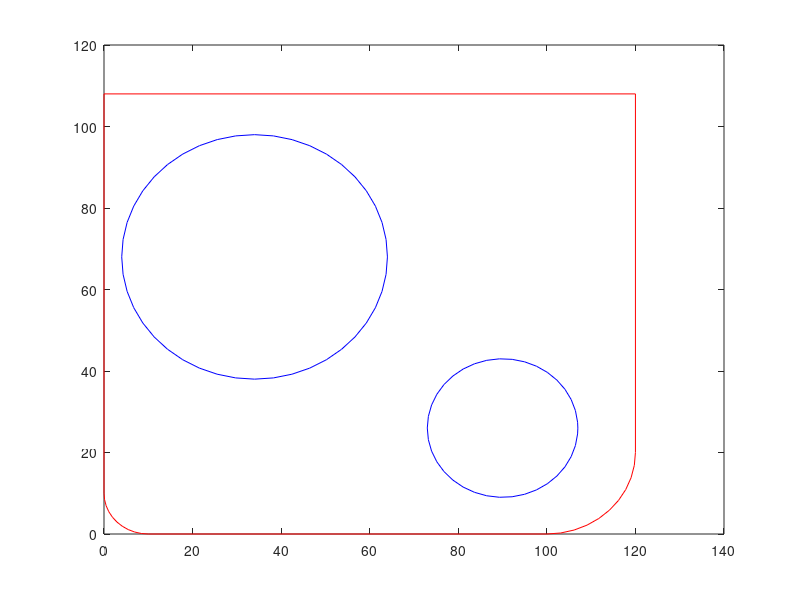
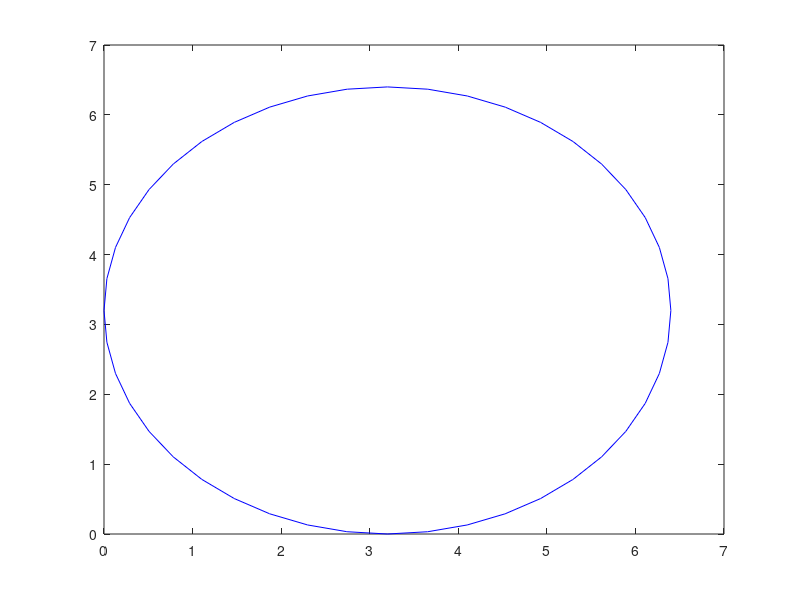

The MATLAB script that drew these images, in order: (Note: this script raises an error after producing the figures.)
%% Pieza
% Ir a C:\Users\ASUS\Desktop\Maestria\ContornosPar
%close all
clc
load('Contour.mat')
Centrado=0;
Exacto=0;
Diametro=0.4;
Gyro=0;

Ext=[Externo(:,1:2);Externo(1,1:2)];
%Ext=[InternoA(:,1:2);InternoA(1,1:2)];
Exti=Ext;
%Centrar Pieza
Centro=max(Ext)/2;

Referencia=min(Ext);
Ext=Ext-Centro;
IntA=[InternoA(:,1:2);InternoA(1,1:2)]-Centro;
IntB=[InternoB(:,1:2);InternoB(1,1:2)]-Centro;
Ext=[cos(Gyro) -sin(Gyro);sin(Gyro) cos(Gyro)]*Ext(:,1:2)';
if Centrado == 1
    Tr=0;
else
    Tr=min(Ext');
end
Ext=Ext'-Tr;
IntA=[cos(Gyro) -sin(Gyro);sin(Gyro) cos(Gyro)]*IntA(:,1:2)';
IntA=IntA'-Tr;
IntB=[cos(Gyro) -sin(Gyro);sin(Gyro) cos(Gyro)]*IntB(:,1:2)';
IntB=IntB'-Tr;
figure
plot(Ext(:,1), Ext(:,2),'r')
hold on
plot(IntA(:,1), IntA(:,2),'b')
hold on
plot(IntB(:,1), IntB(:,2),'b')
%% Ciclo de contornos
Espacio = 0.01;
Spe = 0.4;
Xentrada=(IntA(:,1)-4)*6.4/60;
Yentrada=(IntA(:,2)-38)*6.4/60;
newflag=1;
clear Xtotal
clear Ytotal
figure;
plot(Xentrada, Yentrada, 'b');
Xtotal=[];
Ytotal=[];
hold on;
for i=1:8
    [Xsamp,Ysamp]=resampleborder(Xentrada,Yentrada,Espacio);
    [x_inner, y_inner, x_outer, y_outer, R, unv, concavity, overlap]=parallel_curvepamejor(Xsamp, Ysamp, Spe/(newflag+1), 0, 0,newflag);
    Xentrada=x_inner(1,:);
    Yentrada=y_inner(1,:);
    Xtotal(:,i)=NaN;
    Ytotal(:,i)=NaN;
    Xtotal(1:length(Xentrada),i)=Xentrada';
    Ytotal(1:length(Yentrada),i)=Yentrada';
    if i==1
        Tab=length(Xentrada);
    end
    newflag=0;
end
Xtotal=Xtotal(1:Tab,:);
Ytotal=Ytotal(1:Tab,:);
plot(Xtotal,Ytotal)
%% Ciclo de contornos
Espacio = 0.01;
Spe = 0.4;
IntA=[[0 6.4 6.4 0 0]' [0 0 6.4 6.4 0]']
Xentrada=(IntA(:,1));
Yentrada=(IntA(:,2));
newflag=1;
clear Xtotal
clear Ytotal
figure;
plot(Xentrada, Yentrada, 'b');
Xtotal=[];
Ytotal=[];
hold on;
for i=1:8
    [Xsamp,Ysamp]=resampleborder(Xentrada,Yentrada,Espacio);
    [x_inner, y_inner, x_outer, y_outer, R, unv, concavity, overlap]=parallel_curvepamejor(Xsamp, Ysamp, Spe/(newflag+1), 0, 0,newflag);
    Xentrada=x_inner(1,:);
    Yentrada=y_inner(1,:);
    Xtotal(:,i)=NaN;
    Ytotal(:,i)=NaN;
    Xtotal(1:length(Xentrada),i)=Xentrada';
    Ytotal(1:length(Yentrada),i)=Yentrada';
    if i==1
        Tab=length(Xentrada);
    end
    newflag=0;
end
Xtotal=Xtotal(1:Tab,:);
Ytotal=Ytotal(1:Tab,:);
plot(Xtotal,Ytotal)
%% Prueba contornos
Espacio = 0.01;
Spe = 0.4;
XentradaA=(IntA(:,1)-4)*6.4/60+3.2;
YentradaA=(IntA(:,2)-38)*6.4/60+3.2;
Xentrada=[1 1 -1 -1 1]'*3.2*2+3.2*2;
Yentrada=[1 -1 -1 1 1]'*3.2*2+3.2*2;
newflag=1;
clear Xtotal
clear Ytotal
clear XtotalA
clear YtotalA
clear XtotalB
clear YtotalB
figure;
plot(Xentrada, Yentrada, 'b');
hold on;
plot(XentradaA, YentradaA, 'g');
Xtotal=[];
Ytotal=[];
XtotalQ=[];
YtotalQ=[];
XtotalW=[];
YtotalW=[];
XtotalE=[];
YtotalE=[];
XtotalA=[];
YtotalA=[];
XtotalB=[];
YtotalB=[];
hold on;
Die=0;
KL=true;
for i=1:4
%for i=1:5
    [Xsamp,Ysamp]=resampleborder(Xentrada,Yentrada,Espacio);
    [x_inner, y_inner, x_outer, y_outer, R, unv, concavity, overlap]=parallel_curvepamejor(Xsamp, Ysamp, Spe/(newflag+1), 0, 0,newflag);
    if Die == 0
    [XsampA,YsampA]=resampleborder(XentradaA,YentradaA,Espacio);
    [x_innerA, y_innerA, x_outerA, y_outerA, R, unv, concavity, overlap]=parallel_curvepamejor(XsampA, YsampA, Spe/(newflag+1), 0, 0,newflag);
    [Boolt,x_innerOut,y_innerOut,x_outerAOut,y_outerAOut]=combinecurves(x_inner(1,:),y_inner(1,:),x_outerA(1,:),y_outerA(1,:),1);
    end
    if Boolt==1
        x_inner=x_innerOut;
        y_inner=y_innerOut;
        x_outerA=[];
        y_outerA=[];
        Die=1;
        Boolt=0;
    end
    Xentrada=x_inner(1,:);
    Yentrada=y_inner(1,:);
    if Die == 0
    XentradaA=x_outerA(1,:);
    YentradaA=y_outerA(1,:);
    TaA=size(XtotalA);
    SaA=length(XentradaA);
    if SaA(1)>TaA
    XtotalA(TaA+1:SaA,1:i)=NaN;
    YtotalA(TaA+1:SaA,1:i)=NaN;
    else
    XtotalA(:,i)=NaN;
    YtotalA(:,i)=NaN;
    end
    XtotalA(1:length(XentradaA),i)=XentradaA';
    YtotalA(1:length(YentradaA),i)=YentradaA';
    TaB=size(XtotalB);
    SaB=length(Xentrada);
    if SaB(1)>TaB
    XtotalB(TaB+1:SaB,1:i)=NaN;
    YtotalB(TaB+1:SaB,1:i)=NaN;
    else
    XtotalB(:,i)=NaN;
    YtotalB(:,i)=NaN;
    end
    XtotalB(1:length(Xentrada),i)=Xentrada';
    YtotalB(1:length(Yentrada),i)=Yentrada';
    else
    if KL
        pon=i-1;
        KL=false;
    end
    Ta=size(Xtotal);
    Sa=length(Xentrada);
    if Sa(1)>Ta
    Xtotal(Ta+1:Sa,1:i-pon)=NaN;
    Ytotal(Ta+1:Sa,1:i-pon)=NaN;
    else
    Xtotal(:,i-pon)=NaN;
    Ytotal(:,i-pon)=NaN;
    end
    Xtotal(1:length(Xentrada),i-pon)=Xentrada';
    Ytotal(1:length(Yentrada),i-pon)=Yentrada';
    end
    %if i==1
    %    Tab=length(Xentrada);
    %end
    newflag=0;
    pause(0.01)
    disp(i)
end

    [Xsamp,Ysamp]=resampleborder(Xentrada,Yentrada,Espacio);
    [x_inner, y_inner, x_outer, y_outer, R, unv, concavity, overlap]=parallel_curvepamejor(Xsamp, Ysamp, Spe/(newflag+1), 0, 0,newflag);
    [XsampA,YsampA]=resampleborder(XentradaA,YentradaA,Espacio);
    [x_innerA, y_innerA, x_outerA, y_outerA, R, unv, concavity, overlap]=parallel_curvepamejor(XsampA, YsampA, Spe/(newflag+1), 0, 0,newflag);
    [Boolt,x_innerOutA,y_innerOutA,x_outerAOut,y_outerAOut]=combinecurves(x_inner(1,:),y_inner(1,:),x_outerA(1,:),y_outerA(1,:),2);
    [Boolt,x_innerOutB,y_innerOutB,x_outerAOut,y_outerAOut]=combinecurves(x_inner(1,:),y_inner(1,:),x_outerA(1,:),y_outerA(1,:),4);
    [Boolt,x_innerOutC,y_innerOutC,x_outerAOut,y_outerAOut]=combinecurves([x_inner(1,2:end-1) x_inner(1,1:2)],[y_inner(1,2:end-1) y_inner(1,1:2)],[x_outerA(1,7:end-1) x_outerA(1,1:7)],[y_outerA(1,7:end-1) y_outerA(1,1:7)],6);
    [Boolt,x_innerOutD,y_innerOutD,x_outerAOut,y_outerAOut]=combinecurves(x_inner(1,:),y_inner(1,:),[x_outerA(1,500:end-1) x_outerA(1,1:500)],[y_outerA(1,500:end-1) y_outerA(1,1:500)],6);
    %[Boolt,x_innerOutA,y_innerOutA,x_outerAOut,y_outerAOut]=combinecurves([x_inner(1,2:end-1) x_inner(1,1:2)],[y_inner(1,2:end-1) y_inner(1,1:2)],[x_outerA(1,7:end-1) x_outerA(1,1:7)],[y_outerA(1,7:end-1) y_outerA(1,1:7)],6);
    %[Boolt,x_innerOutA,y_innerOutA,x_outerAOut,y_outerAOut]=combinecurves(x_inner(1,:),y_inner(1,:),[x_outerA(1,500:end-1) x_outerA(1,1:500)],[y_outerA(1,500:end-1) y_outerA(1,1:500)],6);

        x_inner=x_innerOutB;
        y_inner=y_innerOutB;

    Xentrada=x_inner(1,:);
    Yentrada=y_inner(1,:);
    if KL
        pon=i-1;
        KL=false;
    end
    Ta=size(XtotalQ);
    Sa=length(Xentrada);
    if Sa(1)>Ta
    XtotalQ(Ta+1:Sa,1:i-pon)=NaN;
    YtotalQ(Ta+1:Sa,1:i-pon)=NaN;
    else
    XtotalQ(:,i-pon)=NaN;
    YtotalQ(:,i-pon)=NaN;
    end
    XtotalQ(1:length(Xentrada),i-pon)=Xentrada';
    YtotalQ(1:length(Yentrada),i-pon)=Yentrada';
    
    XentradaQ=Xentrada;
    YentradaQ=Yentrada;
    
        x_inner=x_innerOutC;
        y_inner=y_innerOutC;

    Xentrada=x_inner(1,:);
    Yentrada=y_inner(1,:);
    if KL
        pon=i-1;
        KL=false;
    end
    Ta=size(XtotalW);
    Sa=length(Xentrada);
    if Sa(1)>Ta
    XtotalW(Ta+1:Sa,1:i-pon)=NaN;
    YtotalW(Ta+1:Sa,1:i-pon)=NaN;
    else
    XtotalW(:,i-pon)=NaN;
    YtotalW(:,i-pon)=NaN;
    end
    XtotalW(1:length(Xentrada),i-pon)=Xentrada';
    YtotalW(1:length(Yentrada),i-pon)=Yentrada';
    
    XentradaW=Xentrada;
    YentradaW=Yentrada;
    
        x_inner=x_innerOutD;
        y_inner=y_innerOutD;

    Xentrada=x_inner(1,:);
    Yentrada=y_inner(1,:);
    if KL
        pon=i-1;
        KL=false;
    end
    Ta=size(XtotalE);
    Sa=length(Xentrada);
    if Sa(1)>Ta
    XtotalE(Ta+1:Sa,1:i-pon)=NaN;
    YtotalE(Ta+1:Sa,1:i-pon)=NaN;
    else
    XtotalE(:,i-pon)=NaN;
    YtotalE(:,i-pon)=NaN;
    end
    XtotalE(1:length(Xentrada),i-pon)=Xentrada';
    YtotalE(1:length(Yentrada),i-pon)=Yentrada';
    
    XentradaE=Xentrada;
    YentradaE=Yentrada;
    
        x_inner=x_innerOutA;
        y_inner=y_innerOutA;

    Xentrada=x_inner(1,:);
    Yentrada=y_inner(1,:);
    if KL
        pon=i-1;
        KL=false;
    end
    Ta=size(Xtotal);
    Sa=length(Xentrada);
    if Sa(1)>Ta
    Xtotal(Ta+1:Sa,1:i-pon)=NaN;
    Ytotal(Ta+1:Sa,1:i-pon)=NaN;
    else
    Xtotal(:,i-pon)=NaN;
    Ytotal(:,i-pon)=NaN;
    end
    Xtotal(1:length(Xentrada),i-pon)=Xentrada';
    Ytotal(1:length(Yentrada),i-pon)=Yentrada';
    
    i=i+1;
    
    [Xsamp,Ysamp]=resampleborder(Xentrada,Yentrada,Espacio);
    [x_inner, y_inner, x_outer, y_outer, R, unv, concavity, overlap]=parallel_curvepamejor(Xsamp, Ysamp, Spe/(newflag+1), 0, 0,newflag);

    Xentrada=x_inner(3,:);
    Yentrada=y_inner(3,:);
    if KL
        pon=i-1;
        KL=false;
    end
    Ta=size(Xtotal);
    Sa=length(Xentrada);
    if Sa(1)>Ta
    Xtotal(Ta+1:Sa,1:i-pon)=NaN;
    Ytotal(Ta+1:Sa,1:i-pon)=NaN;
    else
    Xtotal(:,i-pon)=NaN;
    Ytotal(:,i-pon)=NaN;
    end
    Xtotal(1:length(Xentrada),i-pon)=Xentrada';
    Ytotal(1:length(Yentrada),i-pon)=Yentrada';
    
    
    
    [Xsamp,Ysamp]=resampleborder(XentradaQ,YentradaQ,Espacio);
    [x_inner, y_inner, x_outer, y_outer, R, unv, concavity, overlap]=parallel_curvepamejor(Xsamp, Ysamp, Spe/(newflag+1), 0, 0,newflag);

    Xentrada=x_inner(3,:);
    Yentrada=y_inner(3,:);
    if KL
        pon=i-1;
        KL=false;
    end
    Ta=size(XtotalQ);
    Sa=length(Xentrada);
    if Sa(1)>Ta
    XtotalQ(Ta+1:Sa,1:i-pon)=NaN;
    YtotalQ(Ta+1:Sa,1:i-pon)=NaN;
    else
    XtotalQ(:,i-pon)=NaN;
    YtotalQ(:,i-pon)=NaN;
    end
    XtotalQ(1:length(Xentrada),i-pon)=Xentrada';
    YtotalQ(1:length(Yentrada),i-pon)=Yentrada';
    
    
    [Xsamp,Ysamp]=resampleborder(XentradaW,YentradaW,Espacio);
    [x_inner, y_inner, x_outer, y_outer, R, unv, concavity, overlap]=parallel_curvepamejor(Xsamp, Ysamp, Spe/(newflag+1), 0, 0,newflag);

    Xentrada=x_inner(3,:);
    Yentrada=y_inner(3,:);
    if KL
        pon=i-1;
        KL=false;
    end
    Ta=size(XtotalW);
    Sa=length(Xentrada);
    if Sa(1)>Ta
    XtotalW(Ta+1:Sa,1:i-pon)=NaN;
    YtotalW(Ta+1:Sa,1:i-pon)=NaN;
    else
    XtotalW(:,i-pon)=NaN;
    YtotalW(:,i-pon)=NaN;
    end
    XtotalW(1:length(Xentrada),i-pon)=Xentrada';
    YtotalW(1:length(Yentrada),i-pon)=Yentrada';
    
    
    [Xsamp,Ysamp]=resampleborder(XentradaE,YentradaE,Espacio);
    [x_inner, y_inner, x_outer, y_outer, R, unv, concavity, overlap]=parallel_curvepamejor(Xsamp, Ysamp, Spe/(newflag+1), 0, 0,newflag);

    Xentrada=x_inner(3,:);
    Yentrada=y_inner(3,:);
    if KL
        pon=i-1;
        KL=false;
    end
    Ta=size(XtotalE);
    Sa=length(Xentrada);
    if Sa(1)>Ta
    XtotalE(Ta+1:Sa,1:i-pon)=NaN;
    YtotalE(Ta+1:Sa,1:i-pon)=NaN;
    else
    XtotalE(:,i-pon)=NaN;
    YtotalE(:,i-pon)=NaN;
    end
    XtotalE(1:length(Xentrada),i-pon)=Xentrada';
    YtotalE(1:length(Yentrada),i-pon)=Yentrada';
    
    
% Xtotal=Xtotal(1:Tab,:);
% Ytotal=Ytotal(1:Tab,:);
plot(Xtotal,Ytotal)
plot(XtotalQ,YtotalQ)
plot(XtotalW,YtotalW)
plot(XtotalE,YtotalE)
XtotalA=flip(XtotalA,2);
YtotalA=flip(YtotalA,2);
plot(XtotalA,YtotalA)
plot(XtotalB,YtotalB)
XaUXa=XtotalA;
XtotalA=Xtotal;
Xtotal=XaUXa;
XaUXa=YtotalA;
YtotalA=Ytotal;
Ytotal=XaUXa;
%% Prueba contornos
Espacio = 0.01;
Spe = 0.4;
Xentrada=(IntA(:,1)-4)*6.4*2/60;
Yentrada=(IntA(:,2)-38)*6.4*2/60;
XentradaA=[1 1 -1 -1 1]'*3.2+3.2*2;
YentradaA=[1 -1 -1 1 1]'*3.2+3.2*2;
newflag=1;
clear Xtotal
clear Ytotal
clear XtotalA
clear YtotalA
clear XtotalB
clear YtotalB
figure;
plot(Xentrada, Yentrada, 'b');
hold on;
plot(XentradaA, YentradaA, 'g');
Xtotal=[];
Ytotal=[];
XtotalQ=[];
YtotalQ=[];
XtotalW=[];
YtotalW=[];
XtotalE=[];
YtotalE=[];
XtotalA=[];
YtotalA=[];
XtotalB=[];
YtotalB=[];
hold on;
Die=0;
KL=true;
for i=1:2
%for i=1:5
    [Xsamp,Ysamp]=resampleborder(Xentrada,Yentrada,Espacio);
    [x_inner, y_inner, x_outer, y_outer, R, unv, concavity, overlap]=parallel_curvepamejor(Xsamp, Ysamp, Spe/(newflag+1), 0, 0,newflag);
    if Die == 0
    [XsampA,YsampA]=resampleborder(XentradaA,YentradaA,Espacio);
    [x_innerA, y_innerA, x_outerA, y_outerA, R, unv, concavity, overlap]=parallel_curvepamejor(XsampA, YsampA, Spe/(newflag+1), 0, 0,newflag);
    [Boolt,x_innerOut,y_innerOut,x_outerAOut,y_outerAOut]=combinecurves(x_inner(1,:),y_inner(1,:),x_outerA(1,:),y_outerA(1,:),1);
    end
    if Boolt==1
        x_inner=x_innerOut;
        y_inner=y_innerOut;
        x_outerA=[];
        y_outerA=[];
        Die=1;
        Boolt=0;
    end
    Xentrada=x_inner(1,:);
    Yentrada=y_inner(1,:);
    if Die == 0
    XentradaA=x_outerA(1,:);
    YentradaA=y_outerA(1,:);
    TaA=size(XtotalA);
    SaA=length(XentradaA);
    if SaA(1)>TaA
    XtotalA(TaA+1:SaA,1:i)=NaN;
    YtotalA(TaA+1:SaA,1:i)=NaN;
    else
    XtotalA(:,i)=NaN;
    YtotalA(:,i)=NaN;
    end
    XtotalA(1:length(XentradaA),i)=XentradaA';
    YtotalA(1:length(YentradaA),i)=YentradaA';
    TaB=size(XtotalB);
    SaB=length(Xentrada);
    if SaB(1)>TaB
    XtotalB(TaB+1:SaB,1:i)=NaN;
    YtotalB(TaB+1:SaB,1:i)=NaN;
    else
    XtotalB(:,i)=NaN;
    YtotalB(:,i)=NaN;
    end
    XtotalB(1:length(Xentrada),i)=Xentrada';
    YtotalB(1:length(Yentrada),i)=Yentrada';
    else
    if KL
        pon=i-1;
        KL=false;
    end
    Ta=size(Xtotal);
    Sa=length(Xentrada);
    if Sa(1)>Ta
    Xtotal(Ta+1:Sa,1:i-pon)=NaN;
    Ytotal(Ta+1:Sa,1:i-pon)=NaN;
    else
    Xtotal(:,i-pon)=NaN;
    Ytotal(:,i-pon)=NaN;
    end
    Xtotal(1:length(Xentrada),i-pon)=Xentrada';
    Ytotal(1:length(Yentrada),i-pon)=Yentrada';
    end
    %if i==1
    %    Tab=length(Xentrada);
    %end
    newflag=0;
    pause(0.01)
    disp(i)
end

    [Xsamp,Ysamp]=resampleborder(Xentrada,Yentrada,Espacio);
    [x_inner, y_inner, x_outer, y_outer, R, unv, concavity, overlap]=parallel_curvepamejor(Xsamp, Ysamp, Spe/(newflag+1), 0, 0,newflag);
    [XsampA,YsampA]=resampleborder(XentradaA,YentradaA,Espacio);
    [x_innerA, y_innerA, x_outerA, y_outerA, R, unv, concavity, overlap]=parallel_curvepamejor(XsampA, YsampA, Spe/(newflag+1), 0, 0,newflag);
    [Boolt,x_innerOutA,y_innerOutA,x_outerAOut,y_outerAOut]=combinecurves(x_inner(1,:),y_inner(1,:),x_outerA(1,:),y_outerA(1,:),1);
    [Boolt,x_innerOutB,y_innerOutB,x_outerAOut,y_outerAOut]=combinecurves(x_inner(1,:),y_inner(1,:),x_outerA(1,:),y_outerA(1,:),3);
    [Boolt,x_innerOutC,y_innerOutC,x_outerAOut,y_outerAOut]=combinecurves(x_inner(1,:),y_inner(1,:),x_outerA(1,:),y_outerA(1,:),5);
    [Boolt,x_innerOutD,y_innerOutD,x_outerAOut,y_outerAOut]=combinecurves([x_inner(1,5:end-1) x_inner(1,1:5)],[y_inner(1,5:end-1) y_inner(1,1:5)],x_outerA(1,:),y_outerA(1,:),7);
    
        x_inner=x_innerOutB;
        y_inner=y_innerOutB;

    Xentrada=x_inner(1,:);
    Yentrada=y_inner(1,:);
    if KL
        pon=i-1;
        KL=false;
    end
    Ta=size(XtotalQ);
    Sa=length(Xentrada);
    if Sa(1)>Ta
    XtotalQ(Ta+1:Sa,1:i-pon)=NaN;
    YtotalQ(Ta+1:Sa,1:i-pon)=NaN;
    else
    XtotalQ(:,i-pon)=NaN;
    YtotalQ(:,i-pon)=NaN;
    end
    XtotalQ(1:length(Xentrada),i-pon)=Xentrada';
    YtotalQ(1:length(Yentrada),i-pon)=Yentrada';
    
    XentradaQ=Xentrada;
    YentradaQ=Yentrada;
    
        x_inner=x_innerOutC;
        y_inner=y_innerOutC;

    Xentrada=x_inner(1,:);
    Yentrada=y_inner(1,:);
    if KL
        pon=i-1;
        KL=false;
    end
    Ta=size(XtotalW);
    Sa=length(Xentrada);
    if Sa(1)>Ta
    XtotalW(Ta+1:Sa,1:i-pon)=NaN;
    YtotalW(Ta+1:Sa,1:i-pon)=NaN;
    else
    XtotalW(:,i-pon)=NaN;
    YtotalW(:,i-pon)=NaN;
    end
    XtotalW(1:length(Xentrada),i-pon)=Xentrada';
    YtotalW(1:length(Yentrada),i-pon)=Yentrada';
    
    XentradaW=Xentrada;
    YentradaW=Yentrada;
    
        x_inner=x_innerOutD;
        y_inner=y_innerOutD;

    Xentrada=x_inner(1,:);
    Yentrada=y_inner(1,:);
    if KL
        pon=i-1;
        KL=false;
    end
    Ta=size(XtotalE);
    Sa=length(Xentrada);
    if Sa(1)>Ta
    XtotalE(Ta+1:Sa,1:i-pon)=NaN;
    YtotalE(Ta+1:Sa,1:i-pon)=NaN;
    else
    XtotalE(:,i-pon)=NaN;
    YtotalE(:,i-pon)=NaN;
    end
    XtotalE(1:length(Xentrada),i-pon)=Xentrada';
    YtotalE(1:length(Yentrada),i-pon)=Yentrada';
    
    XentradaE=Xentrada;
    YentradaE=Yentrada;
    
        x_inner=x_innerOutA;
        y_inner=y_innerOutA;

    Xentrada=x_inner(1,:);
    Yentrada=y_inner(1,:);
    if KL
        pon=i-1;
        KL=false;
    end
    Ta=size(Xtotal);
    Sa=length(Xentrada);
    if Sa(1)>Ta
    Xtotal(Ta+1:Sa,1:i-pon)=NaN;
    Ytotal(Ta+1:Sa,1:i-pon)=NaN;
    else
    Xtotal(:,i-pon)=NaN;
    Ytotal(:,i-pon)=NaN;
    end
    Xtotal(1:length(Xentrada),i-pon)=Xentrada';
    Ytotal(1:length(Yentrada),i-pon)=Yentrada';
    
    i=i+1;
    
    [Xsamp,Ysamp]=resampleborder(Xentrada,Yentrada,Espacio);
    [x_inner, y_inner, x_outer, y_outer, R, unv, concavity, overlap]=parallel_curvepamejor(Xsamp, Ysamp, Spe/(newflag+1), 0, 0,newflag);

    Xentrada=x_inner(1,:);
    Yentrada=y_inner(1,:);
    if KL
        pon=i-1;
        KL=false;
    end
    Ta=size(Xtotal);
    Sa=length(Xentrada);
    if Sa(1)>Ta
    Xtotal(Ta+1:Sa,1:i-pon)=NaN;
    Ytotal(Ta+1:Sa,1:i-pon)=NaN;
    else
    Xtotal(:,i-pon)=NaN;
    Ytotal(:,i-pon)=NaN;
    end
    Xtotal(1:length(Xentrada),i-pon)=Xentrada';
    Ytotal(1:length(Yentrada),i-pon)=Yentrada';
    
    
    
    [Xsamp,Ysamp]=resampleborder(XentradaQ,YentradaQ,Espacio);
    [x_inner, y_inner, x_outer, y_outer, R, unv, concavity, overlap]=parallel_curvepamejor(Xsamp, Ysamp, Spe/(newflag+1), 0, 0,newflag);

    Xentrada=x_inner(1,:);
    Yentrada=y_inner(1,:);
    if KL
        pon=i-1;
        KL=false;
    end
    Ta=size(XtotalQ);
    Sa=length(Xentrada);
    if Sa(1)>Ta
    XtotalQ(Ta+1:Sa,1:i-pon)=NaN;
    YtotalQ(Ta+1:Sa,1:i-pon)=NaN;
    else
    XtotalQ(:,i-pon)=NaN;
    YtotalQ(:,i-pon)=NaN;
    end
    XtotalQ(1:length(Xentrada),i-pon)=Xentrada';
    YtotalQ(1:length(Yentrada),i-pon)=Yentrada';
    
    
    [Xsamp,Ysamp]=resampleborder(XentradaW,YentradaW,Espacio);
    [x_inner, y_inner, ~, y_outer, R, unv, concavity, overlap]=parallel_curvepamejor(Xsamp, Ysamp, Spe/(newflag+1), 0, 0,newflag);

    Xentrada=x_inner(1,:);
    Yentrada=y_inner(1,:);
    if KL
        pon=i-1;
        KL=false;
    end
    Ta=size(XtotalW);
    Sa=length(Xentrada);
    if Sa(1)>Ta
    XtotalW(Ta+1:Sa,1:i-pon)=NaN;
    YtotalW(Ta+1:Sa,1:i-pon)=NaN;
    else
    XtotalW(:,i-pon)=NaN;
    YtotalW(:,i-pon)=NaN;
    end
    XtotalW(1:length(Xentrada),i-pon)=Xentrada';
    YtotalW(1:length(Yentrada),i-pon)=Yentrada';
    
    
    [Xsamp,Ysamp]=resampleborder(XentradaE,YentradaE,Espacio);
    [x_inner, y_inner, x_outer, y_outer, R, unv, concavity, overlap]=parallel_curvepamejor(Xsamp, Ysamp, Spe/(newflag+1), 0, 0,newflag);

    Xentrada=x_inner(1,:);
    Yentrada=y_inner(1,:);
    if KL
        pon=i-1;
        KL=false;
    end
    Ta=size(XtotalE);
    Sa=length(Xentrada);
    if Sa(1)>Ta
    XtotalE(Ta+1:Sa,1:i-pon)=NaN;
    YtotalE(Ta+1:Sa,1:i-pon)=NaN;
    else
    XtotalE(:,i-pon)=NaN;
    YtotalE(:,i-pon)=NaN;
    end
    XtotalE(1:length(Xentrada),i-pon)=Xentrada';
    YtotalE(1:length(Yentrada),i-pon)=Yentrada';
    
    
%Xtotal=Xtotal(1:Tab,:);
%Ytotal=Ytotal(1:Tab,:);
plot(Xtotal,Ytotal)
plot(XtotalQ,YtotalQ)
plot(XtotalW,YtotalW)
plot(XtotalE,YtotalE)
XtotalA=flip(XtotalA,2);
YtotalA=flip(YtotalA,2);
plot(XtotalA,YtotalA)
plot(XtotalB,YtotalB)
XaUXa=XtotalA;
XtotalA=Xtotal;
Xtotal=XaUXa;
XaUXa=YtotalA;
YtotalA=Ytotal;
Ytotal=XaUXa;
%% Ciclo de contornos Nivel
Espacio = 0.01;
Spe = 0.4;
Dime=12;
IntA=[[-1 1 1 -1 -1]' [-1 -1 1 1 -1]']*Dime/2+Dime/2;
figure
[Xtotal,Ytotal]=contornosByLevel(IntA,Espacio,Spe,Dime);
Diametro=0.4;
Cantidad=floor(Dime/0.8)-1;
[TrayTotalX,TrayTotalY]=generateCycle(Xtotal,Ytotal,Diametro,Cantidad);
[xsa,ysa]=suavizar(TrayTotalX,TrayTotalY,0.2,0.5);
TrayTotalX=xsa;
TrayTotalY=ysa;
plot(TrayTotalX,TrayTotalY,'Color',[23 63 95]/255,'LineWidth',3)
xlim([0 Dime+0.4])
ylim([0 Dime+0.4])
axis equal
%% Ciclo de contornos Nivel version mas unido
Espacio = 0.01;
Spe = 0.4;
Dime=12;
IntA=[[-1 1 1 -1 -1]' [-1 -1 1 1 -1]']*Dime/2+Dime/2;
figure
[Xtotal,Ytotal]=contornosByLevelv2(IntA,Espacio,Spe,Dime);
Diametro=0.4;
Cantidad=(floor((Dime-0.8)/0.7)+2)-1;
[TrayTotalX,TrayTotalY]=generateCycle(Xtotal,Ytotal,Diametro,Cantidad);
[xsa,ysa]=suavizar(TrayTotalX,TrayTotalY,0.2,0.5);
TrayTotalX=xsa;
TrayTotalY=ysa;
plot(TrayTotalX,TrayTotalY,'Color',[23 63 95]/255,'LineWidth',3)
xlim([0 Dime+0.4])
ylim([0 Dime+0.4])
axis equal
%% Comienzo de Random Angulo Medio
Diametro=0.4;
Cantidad=14;
[TrayTotalX,TrayTotalY]=generateCycle(Xtotal,Ytotal,Diametro,Cantidad);
[xsa,ysa]=suavizar(TrayTotalX,TrayTotalY,0.2,0.5);
TrayTotalX=xsa;
TrayTotalY=ysa;
%Graficar Trayectoria Total
figure
plot(TrayTotalX,TrayTotalY,'Color',[23 63 95]/255,'LineWidth',3)
xlim([0 Dime+0.4])
ylim([0 Dime+0.4])
axis equal
%% Comienzo de Random Angulo Medio
Diametro=0.4;
Cantidad=7;
[TrayTotalX,TrayTotalY]=generateCyclev2(Xtotal,Ytotal,XtotalW,YtotalW,XtotalE,YtotalE,XtotalQ,YtotalQ,XtotalA,YtotalA,XtotalB,YtotalB,Diametro)
[xsa,ysa]=suavizar(TrayTotalX,TrayTotalY,0.2,0.5);
TrayTotalX=xsa;
TrayTotalY=ysa;
%Graficar Trayectoria Total
figure
plot(TrayTotalX,TrayTotalY,'Color',[23 63 95]/255,'LineWidth',3)
xlim([-2 14])
ylim([-2 14])
axis equal
%% Comienzo de Random Angulo Medio v3
Diametro=0.4;
Cantidad=7;
[TrayTotalX,TrayTotalY]=generateCyclev3(Xtotal,Ytotal,XtotalW,YtotalW,XtotalE,YtotalE,XtotalQ,YtotalQ,XtotalA,YtotalA,XtotalB,YtotalB,Diametro)
[xsa,ysa]=suavizar(TrayTotalX,TrayTotalY,0.2,0.5);
TrayTotalX=xsa;
TrayTotalY=ysa;
%Graficar Trayectoria Total
figure
plot(TrayTotalX,TrayTotalY,'Color',[23 63 95]/255,'LineWidth',3)
xlim([-2 14])
ylim([-2 14])
axis equal
%% Estructura Matriz Total
Diametro=0.4;
Cantidad=14;
dim=[];
z=0.15:0.2:12;
MatrizTotal=[];
for i=1:length(z)
    [TrayTotalX,TrayTotalY]=generateCycle(Xtotal,Ytotal,Diametro,Cantidad);
    [xsa,ysa]=suavizar(TrayTotalX,TrayTotalY,0.2,0.5);
    TrayTotalX=xsa;
    TrayTotalY=ysa;
    dim(i)=length(TrayTotalX);
    MatrizTotal(1:dim(i),1,i)=TrayTotalX;
    MatrizTotal(1:dim(i),2,i)=TrayTotalY;
    MatrizTotal(1:dim(i),3,i)=z(i)*ones(length(TrayTotalX),1);
end
%% Estructura Matriz Total
Diametro=0.4;
Cantidad=14;
dim=[];
z=0.15:0.2:12;
MatrizTotal=[];
for i=1:length(z)
    [TrayTotalX,TrayTotalY,Numi]=generateCycle(Xtotal,Ytotal,Diametro,Cantidad);
%     [xsa,ysa]=suavizar(TrayTotalX,TrayTotalY,0.2,0.5);
%     TrayTotalX=xsa;
%     TrayTotalY=ysa;
    
    Capas=2;
    inda=Numi(end,2);
    indb=Numi(end,1);
    for in=2:Capas
        inda=inda+Numi(end-in+1,3);
        indb=indb-Numi(end-in+1,2);
    end
    [xsa,ysa]=suavizar(TrayTotalX(inda:indb),TrayTotalY(inda:indb),0.2,0.5);
    TrayTotalX=[TrayTotalX(1:inda-1)' xsa TrayTotalX(indb+1:end)'];
    TrayTotalY=[TrayTotalY(1:inda-1)' ysa TrayTotalY(indb+1:end)'];
    
    dx=gradient(TrayTotalX');
    dy=gradient(TrayTotalY');
    nv=[dy, -dx];
    unv=zeros(size(nv));
    norm_nv=sqrt(nv(:, 1).^2+nv(:, 2).^2);
    unv(:, 1)=nv(:, 1)./norm_nv;
    unv(:, 2)=nv(:, 2)./norm_nv;
    marca=[1 abs(diff(atan(unv(:,2)./unv(:,1)))')]>0.0001;
    marca(end)=1;
    TrayTotalX = TrayTotalX(marca);
    TrayTotalY = TrayTotalY(marca);
    
    dim(i)=length(TrayTotalX);
    MatrizTotal(1:dim(i),1,i)=TrayTotalX;
    MatrizTotal(1:dim(i),2,i)=TrayTotalY;
    MatrizTotal(1:dim(i),3,i)=z(i)*ones(length(TrayTotalX),1);
end
%% Estructura Matriz Total con v2 contornos
Espacio = 0.01;
Spe = 0.4;
Dime=12;
IntA=[[-1 1 1 -1 -1]' [-1 -1 1 1 -1]']*Dime/2+Dime/2;
[Xtotal,Ytotal]=contornosByLevel(IntA,Espacio,Spe,Dime);
[Xtotalv2,Ytotalv2]=contornosByLevelv2(IntA,Espacio,Spe,Dime);
[Xtotal,Ytotal]=contornosByLevelv3(IntA,Espacio,Spe,Dime,1.55);
Diametro=0.4;
Cantidad=4;
Cantidadv2=17;
dim=[];
z=0.15:0.2:12;
MatrizTotal=[];
for i=1:length(z)
    if i>4 && i<57
        [TrayTotalX,TrayTotalY,Numi]=generateCycle(Xtotal,Ytotal,Diametro,Cantidad);
            Capas=2;
            inda=Numi(end,2);
            indb=Numi(end,1);
            for in=2:Capas
                inda=inda+Numi(end-in+1,3);
                indb=indb-Numi(end-in+1,2);
            end
            [xsa,ysa]=suavizar(TrayTotalX(inda:indb),TrayTotalY(inda:indb),0.2,0.5);
            TrayTotalX=[TrayTotalX(1:inda-1)' xsa TrayTotalX(indb+1:end)'];
            TrayTotalY=[TrayTotalY(1:inda-1)' ysa TrayTotalY(indb+1:end)'];
    else
        [TrayTotalX,TrayTotalY,Numi]=generateCycle(Xtotalv2,Ytotalv2,Diametro,Cantidadv2);
        TrayTotalX=TrayTotalX';
        TrayTotalY=TrayTotalY';
    end
%     [xsa,ysa]=suavizar(TrayTotalX,TrayTotalY,0.2,0.5);
%     TrayTotalX=xsa;
%     TrayTotalY=ysa;
    

    
    dx=gradient(TrayTotalX');
    dy=gradient(TrayTotalY');
    nv=[dy, -dx];
    unv=zeros(size(nv));
    norm_nv=sqrt(nv(:, 1).^2+nv(:, 2).^2);
    unv(:, 1)=nv(:, 1)./norm_nv;
    unv(:, 2)=nv(:, 2)./norm_nv;
    marca=[1 abs(diff(atan(unv(:,2)./unv(:,1)))')]>0.0001;
    marca(end)=1;
    TrayTotalX = TrayTotalX(marca);
    TrayTotalY = TrayTotalY(marca);
    
    dim(i)=length(TrayTotalX);
    MatrizTotal(1:dim(i),1,i)=TrayTotalX;
    MatrizTotal(1:dim(i),2,i)=TrayTotalY;
    MatrizTotal(1:dim(i),3,i)=z(i)*ones(length(TrayTotalX),1);
end
%% Plotear 3d
figure
hold on
for i=1:60
    plot3(MatrizTotal(1:dim(i),1,i),MatrizTotal(1:dim(i),2,i),MatrizTotal(1:dim(i),3,i))
end
%% Estructura Matriz Total Inclinado
Diametro=0.4;
Cantidad=7;
dim=[];
z=[0.2 0.6 1 1.4 1.8 2.2 2.6 3 3.4 3.8 4.2 4.6 5];
MatrizTotal=[];
Espacio = 0.01;
Spe = 0.4;
Diametro=0.4;
IntB=IntA;
for i=1:length(z)
    Dime=-0.99*z(i)+6.6;
    IntA=[[-1 1 1 -1 -1]' [-1 -1 1 1 -1]']*Dime/2+3.2;
    %IntB(:,1)=(IntA(:,1)-4)*Dime/60+(3.2-Dime/2);
    %IntB(:,2)=(IntA(:,2)-38)*Dime/60+(3.2-Dime/2);
    [Xtotal,Ytotal]=contornosByLevel(IntA,Espacio,Spe,Dime);
    Cantidad=floor(Dime/0.8)-1;
    [TrayTotalX,TrayTotalY]=generateCycle(Xtotal,Ytotal,Diametro,Cantidad);
    [xsa,ysa]=suavizar(TrayTotalX,TrayTotalY,0.2,0.5);
    TrayTotalX=xsa;
    TrayTotalY=ysa;
    dim(i)=length(TrayTotalX);
    MatrizTotal(1:dim(i),1,i)=TrayTotalX;
    MatrizTotal(1:dim(i),2,i)=TrayTotalY;
    MatrizTotal(1:dim(i),3,i)=z(i)*ones(length(TrayTotalX),1);
end

%% Estructura Matriz Total Agujeros Circ
Diametro=0.4;
Cantidad=7;
dim=[];
z=[0.2 0.6 1 1.4 1.8 2.2 2.6 3 3.4 3.8 4.2 4.6 5];
MatrizTotal=[];
Espacio = 0.01;
Spe = 0.4;
Diametro=0.4;
IntB=IntA;
for i=1:length(z)
    Dime=-0.99*(double(z(i)>2.7)*2.4+0.2)+6.6;
    IntB(:,1)=(IntA(:,1)-4)*6.4*2/60;
    IntB(:,2)=(IntA(:,2)-38)*6.4*2/60;
    [Xtotal,Ytotal]=contornosByLevel(IntB,Espacio,Spe,Dime);
    Cantidad=floor(Dime/0.8)-1;
    [TrayTotalX,TrayTotalY]=generateCycle(Xtotal,Ytotal,Diametro,Cantidad);
    [xsa,ysa]=suavizar(TrayTotalX,TrayTotalY,0.2,0.5);
    TrayTotalX=xsa;
    TrayTotalY=ysa;
    dim(i)=length(TrayTotalX);
    MatrizTotal(1:dim(i),1,i)=TrayTotalX;
    MatrizTotal(1:dim(i),2,i)=TrayTotalY;
    MatrizTotal(1:dim(i),3,i)=z(i)*ones(length(TrayTotalX),1);
end
%% Estructura Matriz Total
Diametro=0.4;
Cantidad=7;
dim=[];
z=[0.2 0.6 1 1.4 1.8 2.2 2.6 3 3.4 3.8 4.2 4.6 5];
MatrizTotal=[];
for i=1:length(z)
    [TrayTotalX,TrayTotalY]=generateCyclev2(Xtotal,Ytotal,XtotalW,YtotalW,XtotalE,YtotalE,XtotalQ,YtotalQ,XtotalA,YtotalA,XtotalB,YtotalB,Diametro);
    [xsa,ysa]=suavizar(TrayTotalX,TrayTotalY,0.2,0.5);
    TrayTotalX=xsa;
    TrayTotalY=ysa;
    dim(i)=length(TrayTotalX);
    MatrizTotal(1:dim(i),1,i)=TrayTotalX;
    MatrizTotal(1:dim(i),2,i)=TrayTotalY;
    MatrizTotal(1:dim(i),3,i)=z(i)*ones(length(TrayTotalX),1);
end
%% Estructura Matriz Total
Diametro=0.4;
Cantidad=7;
dim=[];
z=[0.2 0.6 1 1.4 1.8 2.2 2.6 3 3.4 3.8 4.2 4.6 5];
MatrizTotal=[];
IntB=IntA;
for i=1:length(z)
    if i>6
    [TrayTotalX,TrayTotalY]=generateCyclev3(Xtotal,Ytotal,XtotalW,YtotalW,XtotalE,YtotalE,XtotalQ,YtotalQ,XtotalA,YtotalA,XtotalB,YtotalB,Diametro);
    else
    Dime=6.4*2-0.1;
    IntB(:,1)=(IntA(:,1)-4)*6.4*2/60;
    IntB(:,2)=(IntA(:,2)-38)*6.4*2/60;
    [XtotalR,YtotalR]=contornosByLevel(IntB,Espacio,Spe,Dime);
    Cantidad=floor(Dime/0.8)-1;
    [TrayTotalX,TrayTotalY]=generateCycle(XtotalR,YtotalR,Diametro,Cantidad);
    end
    [xsa,ysa]=suavizar(TrayTotalX,TrayTotalY,0.2,0.5);
    TrayTotalX=xsa;
    TrayTotalY=ysa;
    dim(i)=length(TrayTotalX);
    MatrizTotal(1:dim(i),1,i)=TrayTotalX;
    MatrizTotal(1:dim(i),2,i)=TrayTotalY;
    MatrizTotal(1:dim(i),3,i)=z(i)*ones(length(TrayTotalX),1);
end
%% Plotear 3d
figure
hold on
for i=1:length(z)
    plot3(MatrizTotal(1:dim(i),1,i),MatrizTotal(1:dim(i),2,i),MatrizTotal(1:dim(i),3,i))
end
%% Unir Matriz
figure
TrayTotX=[];
TrayTotY=[];
TrayTotZ=[];
PoinX=3;
PoinY=3;
Diametro=0.4;

for i=1:length(z)
[XcutFi,YcutFi,PosCutB]=nearPoint(MatrizTotal(1:dim(i),1,i),MatrizTotal(1:dim(i),2,i),PoinX,PoinY);
[Xcutnn,Ycutnn]=orderTrayInPoint(MatrizTotal(1:dim(i),1,i),MatrizTotal(1:dim(i),2,i),PosCutB,XcutFi,YcutFi);
MagIn=sqrt(diff(Xcutnn).^2+diff(Ycutnn).^2);
Mag=sum(MagIn);
Num=(Mag-Diametro-0.00000001)*1;
[Xcut,Ycut,Xin,Yin,Xfi,Yfi]=cutContour(Xcutnn,Ycutnn,Num,Diametro);
TrayTotX=[TrayTotX;Xcut];
TrayTotY=[TrayTotY;Ycut];
TrayTotZ=[TrayTotZ;MatrizTotal(1,3,i)*ones(length(Xcut),1)];
PoinX=TrayTotX(end);
PoinY=TrayTotY(end);
end

plot3(TrayTotX,TrayTotY,TrayTotZ)

%% PRUEBA CON PERFIL APLANADO
PerfAplan=PerfilAplanado(1:118,:);
NumCapas=PerfAplan(end,3);
Diametro=0.4;
Espacio = 0.01;
MatrizT=[];
for i=1:NumCapas
    figure
    hold on
    Pos=PerfAplan(:,3)==i;
    plot(PerfAplan(Pos,1),PerfAplan(Pos,2),'b')
    Dime=min([max(PerfAplan(Pos,1))-min(PerfAplan(Pos,1)) max(PerfAplan(Pos,2))-min(PerfAplan(Pos,2))])+0.3;
    [Xtotal,Ytotal]=contornosByLevel(PerfAplan(Pos,1:2),Espacio,Diametro,Dime);
    Cantidad=floor(Dime/0.8)-1;
    [TrayTotalX,TrayTotalY]=generateCycle(Xtotal,Ytotal,Diametro,Cantidad);
    [xsa,ysa]=suavizar(TrayTotalX,TrayTotalY,0.2,0.5);
    TrayTotalX=xsa;
    TrayTotalY=ysa;
    plot(TrayTotalX,TrayTotalY,'r')
    MatrizT=[MatrizT;TrayTotalX' TrayTotalY' i*ones(length(TrayTotalX),1)];
    axis equal
end
%% TrayTotal
NumCapas=PerfilDoblado(end,4);
for i=1:NumCapas
    figure
    Pos=PerfilDoblado(:,4)==i;
    plot3(PerfilDoblado(Pos,1),PerfilDoblado(Pos,2),PerfilDoblado(Pos,3),'b')
end
%% Unir Matriz Total Curvo
figure
TrayTotX=[];
TrayTotY=[];
TrayTotZ=[];
PoinX=0;
PoinY=0;
Diametro=0.4;
NumCapas=PerfilDoblado(end,4);

for i=1:NumCapas
[XcutFi,YcutFi,PosCutB]=nearPoint(MatrizTotal(1:dim(i),1,i),MatrizTotal(1:dim(i),2,i),PoinX,PoinY);
[Xcutnn,Ycutnn]=orderTrayInPoint(MatrizTotal(1:dim(i),1,i),MatrizTotal(1:dim(i),2,i),PosCutB,XcutFi,YcutFi);
MagIn=sqrt(diff(Xcutnn).^2+diff(Ycutnn).^2);
Mag=sum(MagIn);
Num=(Mag-Diametro-0.00000001)*1;
[Xcut,Ycut,Xin,Yin,Xfi,Yfi]=cutContour(Xcutnn,Ycutnn,Num,Diametro);
TrayTotX=[TrayTotX;Xcut];
TrayTotY=[TrayTotY;Ycut];
TrayTotZ=[TrayTotZ;MatrizTotal(1,3,i)*ones(length(Xcut),1)];
PoinX=TrayTotX(end);
PoinY=TrayTotY(end);
end

plot3(TrayTotX,TrayTotY,TrayTotZ)